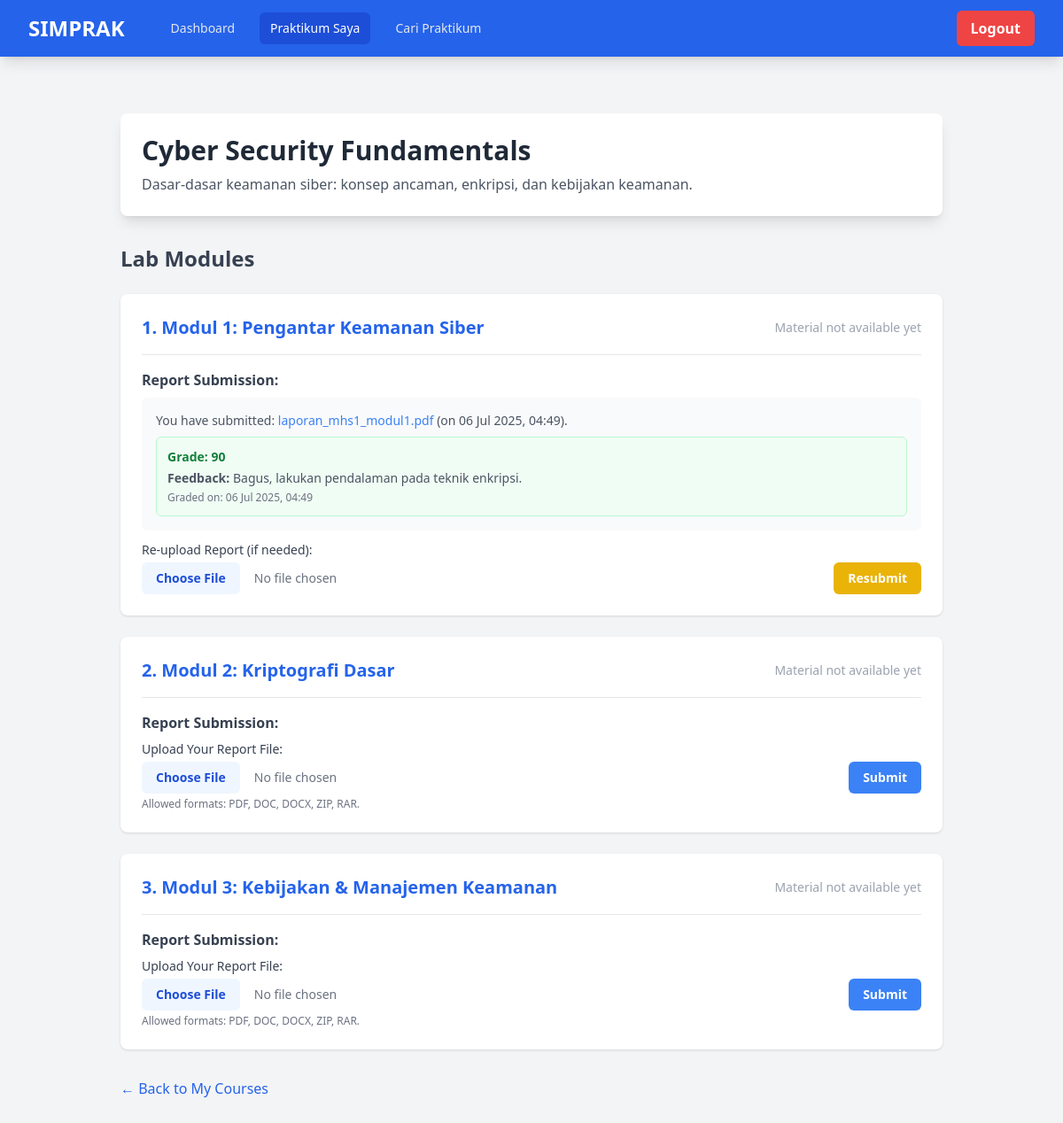
Page /mahasiswa/course_detail.php?id=1 (signed in) on the committed database.
### tables this page shows
CREATE TABLE `mata_praktikum` (
  `id` int(11) NOT NULL AUTO_INCREMENT,
  `nama_praktikum` varchar(255) NOT NULL,
  `deskripsi` text DEFAULT NULL,
  PRIMARY KEY (`id`)
);

CREATE TABLE `laporan_praktikum` (
  `id` int(11) NOT NULL AUTO_INCREMENT,
  `id_modul` int(11) NOT NULL,
  `id_mahasiswa` int(11) NOT NULL,
  `nama_file_laporan` varchar(255) DEFAULT NULL,
  `path_file_laporan` varchar(255) DEFAULT NULL,
  `nilai` int(3) DEFAULT NULL,
  `feedback` text DEFAULT NULL,
  `tanggal_kumpul` timestamp NOT NULL DEFAULT current_timestamp(),
  `tanggal_dinilai` timestamp NULL DEFAULT NULL,
  PRIMARY KEY (`id`),
  FOREIGN KEY (`id_modul`) REFERENCES `modul`(`id`) ON DELETE CASCADE,
  FOREIGN KEY (`id_mahasiswa`) REFERENCES `users`(`id`) ON DELETE CASCADE
);

CREATE TABLE `modul` (
  `id` int(11) NOT NULL AUTO_INCREMENT,
  `id_praktikum` int(11) NOT NULL,
  `nama_modul` varchar(255) NOT NULL,
  `nama_file_materi` varchar(255) DEFAULT NULL,
  `path_file_materi` varchar(255) DEFAULT NULL,
  PRIMARY KEY (`id`),
  FOREIGN KEY (`id_praktikum`) REFERENCES `mata_praktikum`(`id`) ON DELETE CASCADE
);

### mahasiswa/course_detail.php (the view, shortened to what this page needs)
<?php
require_once '../config.php';
require_once 'templates/header_mahasiswa.php';
$id_mahasiswa = $_SESSION['user_id'];
$id_praktikum = isset($_GET['id']) ? (int)$_GET['id'] : 0;
$stmt_praktikum = $conn->prepare("SELECT nama_praktikum, deskripsi FROM mata_praktikum WHERE id = ?");
$stmt_praktikum->bind_param("i", $id_praktikum);
$stmt_praktikum->execute();
$praktikum = $stmt_praktikum->get_result()->fetch_assoc();
$sql_modul = "SELECT m.id as id_modul, m.nama_modul, m.nama_file_materi, m.path_file_materi,
              lp.id as id_laporan, lp.nama_file_laporan, lp.path_file_laporan, lp.nilai, lp.feedback, lp.tanggal_kumpul, lp.tanggal_dinilai
              FROM modul m
              LEFT JOIN laporan_praktikum lp ON m.id = lp.id_modul AND lp.id_mahasiswa = ?
              WHERE m.id_praktikum = ?
              ORDER BY m.id ASC";
$stmt_modul = $conn->prepare($sql_modul);
$stmt_modul->bind_param("ii", $id_mahasiswa, $id_praktikum);
$stmt_modul->execute();
$result_modul = $stmt_modul->get_result();
$modul_list = [];
if ($result_modul->num_rows > 0) {
    while ($row = $result_modul->fetch_assoc()) {
        $modul_list[] = $row;
    }
}
?>
<div class="container mx-auto px-4 py-8">
    <div class="bg-white shadow-lg rounded-lg p-6 mb-8">
        <h1 class="text-3xl font-bold text-gray-800 mb-2"><?php echo htmlspecialchars($praktikum['nama_praktikum']); ?></h1>
        <p class="text-gray-600"><?php echo nl2br(htmlspecialchars($praktikum['deskripsi'] ?? 'No description available.')); ?></p>
    </div>
    <h2 class="text-2xl font-semibold text-gray-700 mb-6">Lab Modules</h2>
    <?php if (!empty($modul_list)): ?>
        <div class="space-y-6">
            <?php foreach ($modul_list as $index => $modul): ?>
                <div class="bg-white shadow rounded-lg p-6">
                    <div class="flex flex-col md:flex-row justify-between items-start md:items-center mb-4">
                        <h3 class="text-xl font-semibold text-blue-600"><?php echo ($index + 1) . ". " . htmlspecialchars($modul['nama_modul']); ?></h3>
                        <?php if ($modul['nama_file_materi'] && $modul['path_file_materi']): ?>
                            <a href="../<?php echo htmlspecialchars($modul['path_file_materi']); ?>" download="<?php echo htmlspecialchars($modul['nama_file_materi']); ?>" class="mt-2 md:mt-0 bg-green-500 hover:bg-green-600 text-white font-semibold py-2 px-4 rounded-md text-sm inline-flex items-center">
                                <svg xmlns="http://www.w3.org/2000/svg" class="h-4 w-4 mr-2" fill="none" viewBox="0 0 24 24" stroke="currentColor" stroke-width="2">
                                  <path stroke-linecap="round" stroke-linejoin="round" d="M4 16v1a3 3 0 003 3h10a3 3 0 003-3v-1m-4-4l-4 4m0 0l-4-4m4 4V4" />
                                </svg>
                                Download Material
                            </a>
                        <?php else: ?>
                            <span class="mt-2 md:mt-0 text-sm text-gray-400">Material not available yet</span>
                        <?php endif; ?>
                    </div>
                    <hr class="my-4">
                    <div>
                        <h4 class="text-md font-semibold text-gray-700 mb-2">Report Submission:</h4>
                        <?php if ($modul['id_laporan']):  ?>
                            <div class="bg-gray-50 p-4 rounded-md mb-3">
                                <p class="text-sm text-gray-600">
                                    You have submitted:
                                    <a href="../<?php echo htmlspecialchars($modul['path_file_laporan']); ?>" download="<?php echo htmlspecialchars($modul['nama_file_laporan']); ?>" class="text-blue-500 hover:underline font-medium">
                                        <?php echo htmlspecialchars($modul['nama_file_laporan']); ?>
                                    </a>
                                    (on <?php echo date('d M Y, H:i', strtotime($modul['tanggal_kumpul'])); ?>).
                                </p>
                                <?php if ($modul['tanggal_dinilai']): ?>
                                    <div class="mt-2 p-3 bg-green-50 border border-green-200 rounded-md">
                                        <p class="text-sm font-semibold text-green-700">Grade: <?php echo htmlspecialchars($modul['nilai']); ?></p>
                                        <?php if ($modul['feedback']): ?>
                                            <p class="text-sm text-gray-600 mt-1"><strong>Feedback:</strong> <?php echo nl2br(htmlspecialchars($modul['feedback'])); ?></p>
                                        <?php endif; ?>
                                         <p class="text-xs text-gray-500 mt-1">Graded on: <?php echo date('d M Y, H:i', strtotime($modul['tanggal_dinilai'])); ?></p>
                                    </div>
                                <?php else: ?>
                                    <p class="text-sm text-yellow-600 mt-1">Your report is waiting for grading.</p>
                                <?php endif; ?>
                            </div>
                            <form action="course_detail.php?id=<?php echo $id_praktikum; ?>" method="post" enctype="multipart/form-data">
                                <label for="file_laporan_<?php echo $modul['id_modul']; ?>" class="block text-sm font-medium text-gray-700 mb-1">Re-upload Report (if needed):</label>
                                <div class="flex items-center space-x-2">
                                    <input type="file" name="file_laporan" id="file_laporan_<?php echo $modul['id_modul']; ?>" class="block w-full text-sm text-gray-500 file:mr-4 file:py-2 file:px-4 file:rounded-md file:border-0 file:text-sm file:font-semibold file:bg-blue-50 file:text-blue-700 hover:file:bg-blue-100" required>
                                    <button type="submit" name="kumpul_laporan" class="bg-yellow-500 hover:bg-yellow-600 text-white font-semibold py-2 px-4 rounded-md text-sm">Resubmit</button>
                                </div>
                            </form>
                        <?php else: ?>
                            <form action="course_detail.php?id=<?php echo $id_praktikum; ?>" method="post" enctype="multipart/form-data">
                                <label for="file_laporan_<?php echo $modul['id_modul']; ?>" class="block text-sm font-medium text-gray-700 mb-1">Upload Your Report File:</label>
                                <div class="flex items-center space-x-2">
                                    <input type="file" name="file_laporan" id="file_laporan_<?php echo $modul['id_modul']; ?>" class="block w-full text-sm text-gray-500 file:mr-4 file:py-2 file:px-4 file:rounded-md file:border-0 file:text-sm file:font-semibold file:bg-blue-50 file:text-blue-700 hover:file:bg-blue-100" required>
                                    <button type="submit" name="kumpul_laporan" class="bg-blue-500 hover:bg-blue-600 text-white font-semibold py-2 px-4 rounded-md text-sm">Submit</button>
                                </div>
                                <p class="text-xs text-gray-500 mt-1">Allowed formats: PDF, DOC, DOCX, ZIP, RAR.</p>
                            </form>
                        <?php endif; ?>
                    </div>
                </div>
            <?php endforeach; ?>
        </div>
    <?php endif; ?>
    <div class="mt-8">
        <a href="my_courses.php" class="text-blue-600 hover:text-blue-800 hover:underline">&larr; Back to My Courses</a>
    </div>
</div>
<?php
require_once 'templates/footer_mahasiswa.php';
?>

### rows in the picture
mata_praktikum: nama_praktikum "Cyber Security Fundamentals", deskripsi "Dasar‐dasar keamanan siber: konsep ancaman, enkripsi, dan kebijakan keamanan."
laporan_praktikum: id_modul.nama_modul "Modul 1: Pengantar Keamanan Siber", nama_file_laporan "laporan_mhs1_modul1.pdf", tanggal_kumpul "06 Jul 2025, 04:49", nilai "90", feedback "Bagus, lakukan pendalaman pada teknik enkripsi.", tanggal_dinilai "06 Jul 2025, 04:49"
modul: nama_modul "Modul 2: Kriptografi Dasar", shows "Material not available yet"
modul: nama_modul "Modul 3: Kebijakan & Manajemen Keamanan", shows "Material not available yet"
